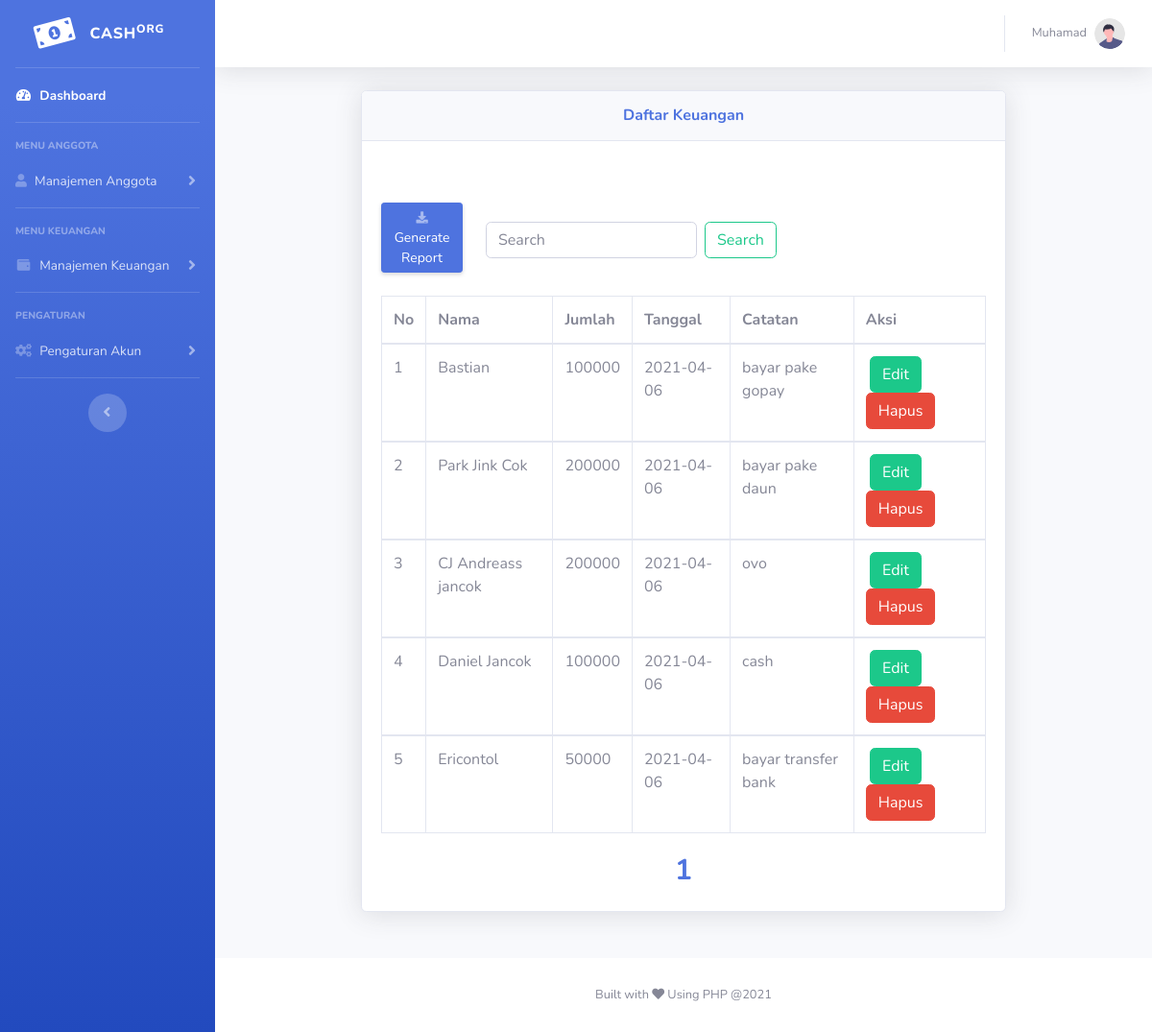
/dashboard/daftar_keuangan.php (signed in), run on the app's committed database.
### tables this page shows
CREATE TABLE `cash_masuk` (
  `id` int(11) NOT NULL,
  `bayar_anggota` varchar(255) NOT NULL,
  `nominal_cash` int(100) NOT NULL,
  `ket_pembayaran` varchar(255) NOT NULL,
  `tgl_masuk` date NOT NULL,
  `code_uniq` varchar(255) NOT NULL
);

### dashboard/daftar_keuangan.php (the view, shortened to what this page needs)
<?php
$db = database::connect();
$jumlahDataPerhalaman = 5;
$result = $db->prepare("SELECT * FROM cash_masuk");
$result->execute();
$jumlahData = $result->rowCount();
$jumlahHalaman = ceil($jumlahData / $jumlahDataPerhalaman);
    if(isset($_GET['p'])){
        $halamanAktif = $_GET['p'];
    }else{
        $halamanAktif = 1;
    }
$awaldata = ($jumlahDataPerhalaman * $halamanAktif) - $jumlahDataPerhalaman;
$tampil_data = $db->prepare("SELECT * FROM cash_masuk ORDER BY id DESC LIMIT $awaldata, $jumlahDataPerhalaman");
$tampil_data->execute();
$daftar_uangkas = $tampil_data->fetchAll();
 ?>
<!DOCTYPE html>
<html lang="en">
<head>
    <link href="vendor/fontawesome-free/css/all.min.css" rel="stylesheet" type="text/css">
    <link href="css/sb-admin-2.min.css" rel="stylesheet">
</head>
<body id="page-top">
    <div id="wrapper">
        <ul class="navbar-nav bg-gradient-primary sidebar sidebar-dark accordion" id="accordionSidebar">
            <a class="sidebar-brand d-flex align-items-center justify-content-center" href="index.php">
                <div class="sidebar-brand-icon rotate-n-15">
                    <i class="fas fa-money-bill-alt"></i>
                </div>
                <div class="sidebar-brand-text mx-3">Cash<sup>org</sup></div>
            </a>
            <hr class="sidebar-divider my-0">
            <li class="nav-item active">
                <a class="nav-link" href="index.php">
                    <i class="fas fa-fw fa-tachometer-alt"></i>
                    <span>Dashboard</span></a>
            </li>
            <hr class="sidebar-divider">
            <div class="sidebar-heading">
                Menu Anggota
            </div>
            <li class="nav-item">
                <a class="nav-link collapsed" href="#" data-toggle="collapse" data-target="#collapseTwo"
                    aria-expanded="true" aria-controls="collapseTwo">
                    <i class="fas fa-user fa-cog"></i>
                    <span>Manajemen Anggota</span>
                </a>
            </li>
            <hr class="sidebar-divider">
            <div class="sidebar-heading">
                Menu Keuangan
            </div>
            <li class="nav-item">
                <a class="nav-link collapsed" href="#" data-toggle="collapse" data-target="#collapsePages"
                    aria-expanded="true" aria-controls="collapsePages">
                    <i class="fas fa-fw fa-wallet"></i>
                    <span>Manajemen Keuangan</span>
                </a>
            </li>
            <hr class="sidebar-divider">
            <div class="sidebar-heading">
                Pengaturan
            </div>
            <li class="nav-item">
                <a class="nav-link collapsed" href="#" data-toggle="collapse" data-target="#collapseCon"
                    aria-expanded="true" aria-controls="collapsePages">
                    <i class="fas fa-fw fa-cogs"></i>
                    <span>Pengaturan Akun</span>
                </a>
            </li>
            <hr class="sidebar-divider d-none d-md-block">
            <div class="text-center d-none d-md-inline">
                <button class="rounded-circle border-0" id="sidebarToggle"></button>
            </div>
        </ul>
        <div id="content-wrapper" class="d-flex flex-column">
            <div id="content">
                <nav class="navbar navbar-expand navbar-light bg-white topbar mb-4 static-top shadow">
                    <ul class="navbar-nav ml-auto">
                        <li class="nav-item dropdown no-arrow">
                            <a class="nav-link dropdown-toggle" href="#" id="userDropdown" role="button"
                                data-toggle="dropdown" aria-haspopup="true" aria-expanded="false">
                                <span class="mr-2 d-none d-lg-inline text-gray-600 small"><?php echo $_SESSION['nama']; ?></span>
                                <img class="img-profile rounded-circle"
                                    src="img/undraw_profile.svg">
                            </a>
                        </li>
                    </ul>
                </nav>
                <div class="container-fluid">
                    <center>
                    <div class="col-md-9 justify-content-center">
                   <div class="card shadow mb-5">
                    <center>
                        <div class="card-header py-3">
                            <h6 class="m-0 font-weight-bold text-primary">Daftar Keuangan</h6>
                        </div>
                        </center>
                        <div class="card-body">
                                <div class="row mt-3">
                             <div class="col-md-2  mt-4">
                                <a href="export_kas.php" class="d-none d-sm-inline-block btn btn-sm btn-primary shadow-sm mt-1"><i class="fas fa-download fa-sm text-white-50"></i> Generate Report</a>
                             </div>
                             <div class="col-md-8 mt-5 ">
                               <form class="form-inline my-2 my-lg-0" action="search_data.php" method="get" name='cari'>
                                     <input class="form-control mr-sm-2" type="search" placeholder="Search" aria-label="Search" name='cari'  required>
                                     <button class="btn btn-outline-success my-2 my-sm-0" type="submit">Search</button>
                                   </form>
                             </div>
                             </div>
                             <br>
                            <div class="table-responsive d-flex">
                                <table class="table table-bordered" id="dataTable" width="100%" cellspacing="0">
                                    <thead>
                                        <?php $no = 1; ?>
                                        <tr >
                                            <th>No</th>
                                            <th>Nama</th>
                                            <th>Jumlah</th>
                                            <th>Tanggal</th>
                                            <th>Catatan</th>
                                            <th>Aksi</th>
                                        </tr>
                                    </thead>
                                    <?php foreach ($daftar_uangkas as $kas) : ?>
                                    <tbody>
                                        <tr>
                                            <td><?php echo $no; ?></td>
                                            <td><?php echo $kas['bayar_anggota']; ?></td>
                                            <td><?php echo $kas['nominal_cash']; ?></td>
                                            <td><?php echo $kas['tgl_masuk']; ?></td>
                                            <td><?php echo $kas['ket_pembayaran']; ?></td>
                                            <td>&nbsp;<a href="edit_kas.php?num=<?php echo $kas['code_uniq']; ?>"><button type="button" class="btn btn-success">Edit</button></a>
                                                &nbsp; <a href="hapus_data.php?code_keuangan=<?php echo $kas['code_uniq']; ?>"><button type="button" class="btn btn-danger" onclick="return confirm('Apakah Anda Yakin?')">Hapus</button></a>
                                            </td>
                                        </tr>
                                    </tbody>
                                    <?php $no++; ?>
                                <?php endforeach; ?>
                                </table>
                            </div>
                            <?php for($i = 1; $i <= $jumlahHalaman; $i++) : ?>
                            <?php if($i == $halamanAktif) : ?>
                                <a href="?p=<?php echo $i; ?>" style="font-weight: bold;font-size: 30px;"><?php echo $i ?></a>
                            <?php else : ?>
                                <a href="?p=<?php echo $i; ?>"><?php echo $i ?></a>
                        <?php endif; ?>
                        <?php endfor; ?>
                        </div>
                    </div>
                    </div>
                    </center>
                </div>
            </div>
            <footer class="sticky-footer bg-white">
                <div class="container my-auto">
                    <div class="copyright text-center my-auto">
                        <span>Built with <i class="fas fa-heart"></i> Using PHP @<?php echo date('Y'); ?></span>
                    </div>
                </div>
            </footer>
        </div>
    </div>
</body>
</html>

### data on the page
cash_masuk: bayar_anggota "Bastian", nominal_cash "100000", tgl_masuk "2021-04-06", ket_pembayaran "bayar pake gopay"
cash_masuk: bayar_anggota "Park Jink Cok", nominal_cash "200000", tgl_masuk "2021-04-06", ket_pembayaran "bayar pake daun"
cash_masuk: bayar_anggota "CJ Andreass jancok", nominal_cash "200000", tgl_masuk "2021-04-06", ket_pembayaran "ovo"
cash_masuk: bayar_anggota "Daniel Jancok", nominal_cash "100000", tgl_masuk "2021-04-06", ket_pembayaran "cash"
cash_masuk: bayar_anggota "Ericontol", nominal_cash "50000", tgl_masuk "2021-04-06", ket_pembayaran "bayar transfer bank"

### other printed values
$_SESSION['nama'] "Muhamad"
